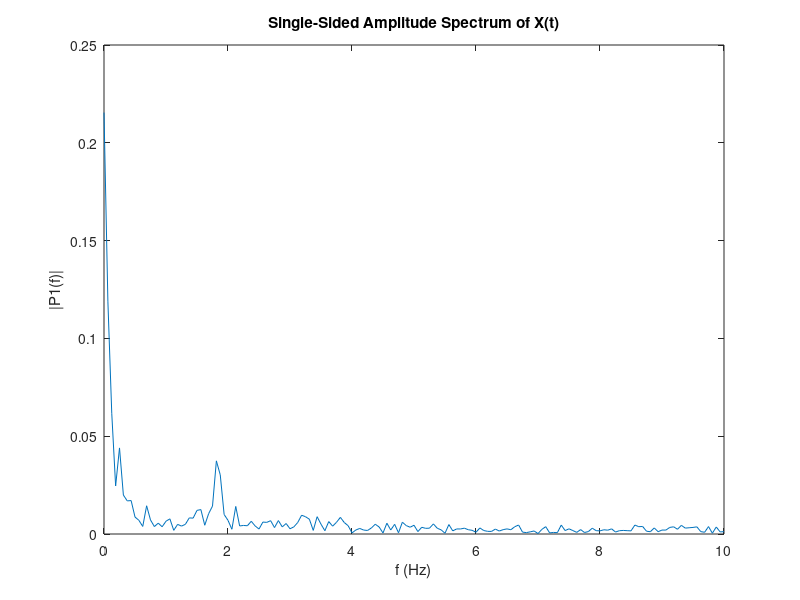

Write the MATLAB code that produced this figure.
spd = [ 0.00498700002208
 
 0.00249350001104
 
 0.00249350001104
 
 0.0
 
 0.0
 
 0.0
 
 0.00249350001104
 
 0.0
 
 0.0
 
 0.00249350001104
 
 0.0
 
 0.0
 
 0.0
 
 0.0
 
 0.0
 
 0.0
 
 0.0
 
 0.0
 
 0.0
 
 0.0
 
 0.0
 
 0.0
 
 0.0
 
 0.0
 
 0.0
 
 0.0
 
 0.0
 
 0.0
 
 0.0
 
 0.0
 
 0.0
 
 -0.00249350001104
 
 0.0
 
 0.00249350001104
 
 0.0
 
 0.0
 
 0.0
 
 0.0
 
 0.0
 
 0.0
 
 0.0
 
 0.0
 
 0.0
 
 0.0
 
 0.0
 
 -0.00249350001104
 
 0.0
 
 0.00498700002208
 
 0.00249350001104
 
 0.00748050026596
 
 0.00748050026596
 
 0.00748050026596
 
 0.00997400004417
 
 0.00498700002208
 
 0.00748050026596
 
 0.00748050026596
 
 0.00748050026596
 
 0.00748050026596
 
 0.00498700002208
 
 0.00498700002208
 
 0.00498700002208
 
 0.00249350001104
 
 0.0
 
 0.0
 
 0.0
 
 0.0
 
 0.0
 
 0.0
 
 0.0
 
 0.0
 
 0.0
 
 0.0
 
 0.0
 
 0.0
 
 0.00249350001104
 
 0.0
 
 0.0
 
 0.00249350001104
 
 0.00249350001104
 
 0.0
 
 0.00249350001104
 
 0.0
 
 0.0
 
 0.0
 
 0.0
 
 0.00249350001104
 
 0.00249350001104
 
 0.00249350001104
 
 0.00249350001104
 
 0.00498700002208
 
 0.00249350001104
 
 0.00498700002208
 
 0.00498700002208
 
 0.00498700002208
 
 0.00249350001104
 
 0.0
 
 0.00249350001104
 
 0.0
 
 0.0
 
 0.0
 
 0.0
 
 0.0
 
 0.00249350001104
 
 0.0
 
 0.0
 
 0.0
 
 0.00249350001104
 
 0.0
 
 0.00498700002208
 
 0.00249350001104
 
 0.00249350001104
 
 0.0
 
 0.00249350001104
 
 0.00249350001104
 
 0.0
 
 0.00249350001104
 
 0.00249350001104
 
 0.00249350001104
 
 0.0
 
 0.0
 
 0.0
 
 0.0
 
 0.0
 
 0.0
 
 0.0
 
 0.00249350001104
 
 0.0
 
 0.00249350001104
 
 0.00249350001104
 
 0.00249350001104
 
 0.00498700002208
 
 0.0174544993788
 
 0.0374024994671
 
 0.052363499999
 
 0.0847790017724
 
 0.102233499289
 
 0.127168506384
 
 0.147116497159
 
 0.177038490772
 
 0.18701249361
 
 0.211947500706
 
 0.221921503544
 
 0.239375993609
 
 0.249349996448
 
 0.269297987223
 
 0.276778489351
 
 0.296726495028
 
 0.306700497866
 
 0.331635504961
 
 0.351583480835
 
 0.339115977287
 
 0.349089980125
 
 0.339115977287
 
 0.33662250638
 
 0.341609477997
 
 0.331635504961
 
 0.299219995737
 
 0.279271990061
 
 0.294232994318
 
 0.271791487932
 
 0.254336982965
 
 0.241869494319
 
 0.201973497868
 
 0.204466998577
 
 0.177038505673
 
 0.169558003545
 
 0.144622996449
 
 0.13963599503
 
 0.122181504965
 
 0.107220500708
 
 0.09475299716
 
 0.0822855010629
 
 0.0748049989343
 
 0.0673245042562
 
 0.0598439984024
 
 0.0498699992895
 
 0.0398960001767
 
 0.0324154980481
 
 0.0224414989352
 
 0.00997400004417
 
 -0.00498700002208
 
 -0.00748049980029
 
 -0.0224414989352
 
 -0.0349089987576
 
 -0.04737649858
 
 -0.052363499999
 
 -0.0648309960961
 
 -0.0723114982247
 
 -0.0847790017724
 
 -0.09475299716
 
 -0.109714001417
 
 -0.117194503546
 
 -0.132155507803
 
 -0.14212949574
 
 -0.154596999288
 
 -0.167064502835
 
 -0.182025492191
 
 -0.18950599432
 
 -0.206960499287
 
 -0.204466998577
 
 -0.224415004253
 
 -0.236882507801
 
 -0.239376008511
 
 -0.244362995028
 
 -0.249350011349
 
 -0.246856495738
 
 -0.19449301064
 
 -0.249349996448
 
 -0.264310985804
 
 -0.269297987223
 
 -0.259323984385
 
 -0.266804486513
 
 -0.249350011349
 
 -0.251843482256
 
 -0.261817485094
 
 -0.251843482256
 
 -0.249349996448
 
 -0.239376008511
 
 -0.219428002834
 
 -0.206960499287
 
 -0.18950599432
 
 -0.172051489353
 
 -0.147116497159
 
 -0.122181504965
 
 -0.09475299716
 
 -0.0847789943218
 
 -0.0598440021276
 
 -0.0423895008862
 
 -0.0249349996448
 
 -0.0124674998224
 
 0.00498700002208
 
 0.0149610005319
 
 0.0224414989352
 
 0.0224414989352
 
 0.0274285003543
 
 0.0299219992012
 
 0.0274285003543
 
 0.0249349996448
 
 0.0249349996448
 
 0.0224414989352
 
 0.0174544993788
 
 0.0174544993788
 
 0.0174544993788
 
 0.0174544993788
 
 0.0174544993788
 
 0.0199480000883
 
 0.0174544993788
 
 0.0199480000883
 
 0.0224414989352
 
 0.0224414989352
 
 0.0249349996448
 
 0.0324155017734
 
 0.0374024994671
 
 0.0448829978704
 
 0.04737649858
 
 0.052363499999
 
 0.0548570007086
 
 0.0573505014181
 
 0.0548570007086
 
 0.0548570007086
 
 0.0598439984024
 
 0.0623375028372
 
 0.0723114982247
 
 0.0822855010629
 
 0.099739998579
 
 0.112207502127
 
 0.124674998224
 
 0.132155507803
 
 0.132155507803
 
 0.13963599503
 
 0.132155507803
 
 0.124675005674
 
 0.107220500708
 
 0.117194503546
 
 0.117194503546
 
 0.112207502127
 
 0.107220500708
 
 0.109714001417
 
 0.102233499289
 
 0.099739998579
 
 0.0872724950314
 
 0.0872724950314
 
 0.107220500708
 
 0.114701002836
 
 0.122181497514
 
 0.114701002836
 
 0.09475299716
 
 0.0972464978695
 
 0.117194503546
 
 0.114701002836
 
 0.107220500708
 
 0.099739998579
 
 0.09475299716
 
 0.0897659957409
 
 0.0772984996438
 
 0.0648310035467
 
 0.052363499999
 
 0.04737649858
 
 0.0349089987576
 
 0.0274285003543
 
 0.0174544993788
 
 0.00748050026596
 
 -0.00249350001104
 
 -0.00249350001104
 
 -0.00498700002208
 
 -0.00498700002208
 
 -0.00498700002208
 
 -0.00748050026596
 
 -0.00498700002208
 
 0.0
 
 0.00498700002208
 
 0.00498700002208
 
 0.00249350001104
 
 0.00498700002208
 
 0.00498700002208
 
 0.00997400004417
 
 0.00498700002208
 
 0.00498700002208
 
 0.00249350001104
 
 0.00249350001104
 
 0.00249350001104
 
 0.00249350001104
 
 0.00249350001104
 
 0.00249350001104
 
 0.00997400004417
 
 0.00997400004417
 
 0.0149609996006
 
 0.0174544993788
 
 0.0199480000883
 
 0.0274285003543
 
 0.0299219992012
 
 0.0324154980481
 
 0.0349089987576
 
 0.0374024994671
 
 0.0398960001767
 
 0.0423895008862
 
 0.0423894971609
 
 0.0423895008862
 
 0.0498699992895
 
 0.0498699992895
 
 0.0498699992895
 
 0.0498699992895
 
 0.0498699992895
 
 0.0448829978704
 
 0.0324154980481
 
 0.0299219992012
 
 0.0249349996448
 
 0.0224414989352
 
 0.0124674998224
 
 0.00997400004417
 
 0.00249350001104
 
 -0.00249350001104
 
 0.0
 
 0.0
 
 0.0
 
 0.00249350001104
 
 0.0
 
 0.00249350001104
 
 0.00249350001104
 
 0.0
 
 0.00249350001104
 
 0.00249350001104
 
 0.00249350001104
 
 0.0
 
 0.00498700002208
 
 0.00498700002208
 
 0.0
 
 0.00249350001104
 
 0.0
 
 0.0
 
 0.00249350001104
 
 0.00498700002208
 
 0.0
 
 0.0
 
 0.0
 
 -0.00249350001104
 
 -0.00249350001104
 
 0.0
 
 0.0
 
 -0.00249350001104
 
 0.0
 
 0.0
 
 0.0
 
 -0.00498700002208
 
 0.00249350001104
 
 0.0199480000883
 
 0.052363499999
 
 0.0847790017724
 
 0.157090499997
 
 0.18950599432
 
 0.246856495738
 
 0.306700497866
 
 0.391479492188
 
 0.438856005669
 
 0.523635029793
 
 0.588465988636
 
 0.680725514889
 
 0.713141024113
 
 0.782958984375
 
 0.832828998566
 
 0.845296502113
 
 0.850283503532
 
 0.892673015594
 
 0.905140519142
 
 0.897660017014
 
 0.897660017014
 
 0.962491035461
 
 0.974958539009
 
 1.02981543541
 
 1.03230893612
 
 1.03230905533
 
 0.992412984371
 
 1.04228293896
 
 1.09714007378
 
 1.10960745811
 
 1.11210095882
 
 1.13703596592
 
 1.19937348366
 
 1.22181499004
 
 1.3140745163
 
 1.27916550636
 
 1.30410051346
 
 1.32155501842
 
 1.32903552055
 
 1.37890553474
 
 1.35646402836
 
 1.37391853333
 
 1.39636003971
 
 1.4188015461
 
 1.41132092476
 
 1.39885354042
 
 1.43376255035
 
 1.48113894463
 
 1.44124293327
 
 1.42378854752
 
 1.43625605106
 
 1.5010869503
 
 1.57589197159
 
 1.5783854723
 
 1.60332047939
 
 1.56591796875
 
 1.62825548649
 
 1.62576198578
 
 1.63822948933
 
 1.66067099571
 
 1.66815161705
 
 1.69059300423
 
 1.66565799713
 
 1.78285253048
 
 1.78285253048
 
 1.77287840843
 
 1.76789152622
 
 1.98233246803
 
 1.922488451
 
 1.98731946945
 
 1.99230647087
 
 1.95989108086
 
 1.94243645668
 
 1.922488451
 
 1.97485208511
 
 1.93994307518
 
 2.00228047371
 
 1.92498207092
 
 1.98233246803
 
 1.92747557163
 
 2.06461787224
 
 2.03469610214
 
 1.99230647087
 
 2.02222847939
 
 1.99230647087
 
 1.9748519659
 
 1.94243645668
 
 1.91750156879
 
 1.92747545242
 
 1.97734546661
 
 1.88259243965
 
 1.96737146378
 
 1.89506006241
 
 2.05963087082
 
 1.98233246803
 
 1.97235846519
 
 1.99729347229
 
 1.99480009079
 
 1.95241045952
 
 1.98981297016
 
 1.98233246803
 
 1.87760543823
 
 2.03718948364
 
 1.89007306099
 
 1.87760555744
 
 1.97235846519
 
 2.02970910072
 
 2.03469610214
 
 1.97734546661
 
 2.00477409363
 
 1.99230647087
 
 1.93246245384
 
 2.06711149216
 
 1.85267043114
 
 1.96487808228
 
 1.90503406525
 
 1.95241057873
 
 1.91750144958
 
 1.98233246803
 
 2.0297088623
 
 2.04217672348
 
 2.02970910072
 
 1.97734546661
 
 2.02970910072
 
 1.9748519659
 
 2.1568775177
 
 1.89506006241
 
 2.01225447655
 
 2.01724147797
 
 1.87261855602
 
 1.89506006241
 
 2.07209873199
 
 2.11199450493
 
 2.06212472916
 
 2.06960511208
 
 2.06960487366
 
 2.03718948364
 
 2.13692951202
 
 1.98482596874
 
 2.05963110924
 
 2.06711149216
 
 1.87261855602
 
 1.92996895313
 
 2.08207273483
 
 2.04467010498
 
 2.17433214188
 
 2.03469610214
 
 2.077085495
 
 2.01474809647
 
 2.06711149216
 
 2.09454011917
 
 2.07459211349
 
 1.96986508369
 
 1.95989096165
 
 1.95989096165
 
 2.0247220993
 
 2.10700750351
 
 2.1568775177
 
 2.23666954041
 
 2.07209873199
 
 2.08705949783
 
 2.13443589211
 
 2.1568775177
 
 2.03718948364
 
 1.96737146378
 
 1.99729347229
 
 2.03718948364
 
 2.01973509789
 
 2.15438389778
 
 2.20674753189
 
 2.22669553757
 
 2.14939689636
 
 2.21672153473
 
 2.14690351486
 
 2.32144832611
 
 2.0795788765
 
 2.17931890488
 
 2.1319425106
 
 2.09952688217
 
 2.1568775177
 
 2.26160430908
 
 2.31895494461
 
 2.2890329361
 
 2.23666954041
 
 2.27905893326
 
 2.37381196022
 
 2.20924091339
 
 2.35635757446
 
 2.33391594887
 
 2.17682552338
 
 2.19926691055
 
 2.19677352905
 
 2.23168230057
 
 2.32892894745
 
 2.16435790062
 
 2.24414992332
 
 2.31646156311
 
 2.26908493042
 
 2.29651355743
 
 2.32643556595
 
 2.25911092758
 
 2.08705949783
 
 2.23417615891
 
 2.25661754608
 
 2.44362998009
 
 2.16435790062
 
 2.30898094177
 
 2.35137033463
 
 2.41620159149
 
 2.264097929
 
 2.25163054466
 
 2.20674753189
 
 2.12695550919
 
 2.24414992332
 
 2.27905893326
 
 2.36383795738
 
 2.29900693893
 
 2.28155231476
 
 2.26659154892
 
 2.57079839706
 
 2.17682552338
 
 2.20425391197
 
 2.25911092758
 
 2.09703350067
 
 2.23168230057
 
 2.25661754608
 
 2.27407193184
 
 2.30648756027
 
 2.25911092758
 
 2.24664354324
 
 2.37381196022
 
 2.14441013336
 
 2.24913692474
 
 2.23666954041
 
 2.08955287933
 
 2.1593708992
 
 2.22918891907
 
 2.24664354324
 
 2.23666954041
 
 2.23168230057
 
 2.2915263176
 
 2.51594161987
 
 2.20924091339
 
 2.22170829773
 
 2.34638357162
 
 2.14939689636
 
 2.16685152054
 
 2.23916292191
 
 2.23168230057
 
 2.26160430908
 
 2.34887695312
 
 2.30399394035
 
 2.2915263176
 
 2.45609760284
 
 2.30898094177
 
 2.19677352905
 
 2.16435790062
 
 2.19178628922
 
 2.21173429489
 
 2.39625358582
 
 2.32892894745
 
 2.35885095596
 
 2.3688249588
 
 2.45609760284
 
 2.41620159149
 
 2.3688249588
 
 2.35635757446
 
 2.31646156311
 
 2.32643556595
 
 2.27905893326
 
 2.37879896164
 
 2.41869497299
 
 2.30150032043
 
 2.45111036301
 
 2.54337000847
 
 2.3663315773
 
 2.42118835449
 
 2.22669553757
 
 2.29401993752
 
 2.32892894745
 
 2.20924091339
 
 2.35386395454
 
 2.31396794319
 
 2.39625358582
 
 2.29651355743
 
 2.44612360001
 
 2.31396794319
 
 2.36383795738
 
 2.2865395546
 
 2.1618642807
 
 2.23417615891
 
 2.20674753189
 
 2.26160430908
 
 2.22918891907
 
 2.33890295029
 
 2.28404593468
 
 2.46108436584
 
 2.31147432327
 
 2.34388995171
 
 2.22170853615
 
 2.24664354324
 
 2.30648756027
 
 2.27157831192
 
 2.2915263176
 
 2.29900693893
 
 2.2915263176
 
 2.33391594887
 
 2.46357798576
 
 2.34638357162
 
 2.40373396873
 
 2.35137033463
 
 2.22420191765
 
 2.26160430908
 
 2.24664354324
 
 2.33391594887
 
 2.35885095596
 
 2.38129234314
 
 2.3713183403
 
 2.53090238571
 
 2.41121435165
 
 2.54087638855
 
 2.27656555176
 
 2.1543841362
 
 2.32643556595
 
 2.31396794319
 
 2.36134433746
 
 2.35635757446
 
 2.44362998009
 
 2.54586362839
 
 2.38129234314
 
 2.41869497299
 
 2.3663315773
 
 2.39625358582
 
 2.34887695312
 
 2.35635757446
 
 2.39625358582
 
 2.40124034882
 
 2.41121435165
 
 2.46108436584
 
 2.54337000847
 
 2.42617559433
 
 2.50846099854
 
 2.34887695312
 
 2.30399394035
 
 2.33142232895
 
 2.31396794319
 
 2.36134433746
 
 2.38627958298
 
 2.46108436584
 
 2.50846099854
 
 2.59822702408
 
 2.48103237152
 
 2.45609760284
 
 2.33142232895
 
 2.32144832611
 
 2.38129234314
 
 2.41869497299
 
 2.40872097015
 
 2.40622758865
 
 2.53090238571
 
 2.65557765961
 
 2.45609760284
 
 2.55334401131
 
 2.3713183403
 
 2.39625358582
 
 2.22918891907
 
 2.37879896164
 
 2.42617559433
 
 2.37381196022
 
 2.44113636017
 
 2.65557765961
 
 2.43864297867
 
 2.46357798576
 
 2.48103237152
 
 2.1618642807
 
 2.37381196022
 
 2.30648756027
 
 2.39126634598
 
 2.33391594887
 
 2.40872097015
 
 2.37630558014
 
 2.60820102692
 
 2.46108436584
 
 2.46856498718
 
 2.40373396873
 
 2.35635757446
 
 2.48352599144
 
 2.3663315773
 
 2.40373396873
 
 2.35885095596
 
 2.38627958298
 
 2.35386395454
 
 2.44861698151
 
 2.44861698151
 
 2.45609760284
 
 2.24913692474
 
 2.40124034882
 
 2.35137033463
 
 2.24414992332
 
 2.23666954041
 
 2.2915263176
 
 2.43864297867
 
 2.52591562271
 
 2.37381196022
 
 2.46357798576
 
 2.33890295029
 
 2.29401993752
 
 2.26160430908
 
 2.30648756027
 
 2.33890295029
 
 2.26908493042
 
 2.28155231476
 
 2.36383795738
 
 2.35635757446
 
 2.3663315773
 
 2.35635757446
 
 2.30648756027
 
 2.29900693893
 
 2.2915263176
 
 2.19677352905
 
 2.21422815323
 
 2.24165630341
 
 2.23666954041
 
 2.48851299286
 
 2.20924091339
 
 2.41370797157
 
 2.31646156311
 
 2.22669553757
 
 2.22170829773
 
 2.1319425106
 
 2.24913692474
 
 2.29900693893
 
 2.1593708992
 
 2.26908493042
 
 2.37630558014
 
 2.26160430908
 
 2.25911092758
 
 2.22918891907
 
 2.22669553757
 
 2.28404593468
 
 2.26908493042
 
 2.21672153473
 
 2.22420191765
 
 2.22669553757
 
 2.15438389778
 
 2.27656555176
 
 2.3937599659
 
 2.23417592049
 
 2.25911092758
 
 2.22669553757
 
 2.1543841362
 
 2.28404593468
 
 2.24414992332
 
 2.08456587791
 
 2.24664354324
 
 2.16934490204
 
 2.19178628922
 
 2.25911092758
 
 2.29651355743
 
 2.28155231476
 
 2.32394194603
 
 2.14939689636
 
 2.21921491623
 
 2.2915263176
 
 2.14191627502
 
 2.23417592049
 
 1.99479997158
 
 2.12446212769
 
 2.1593708992
 
 2.24913692474
 
 2.19178628922
 
 2.17183828354
 
 2.19926691055
 
 2.04716348648
 
 2.14690351486
 
 2.14690351486
 
 2.13692951202
 
 2.06212449074
 
 1.86015105247
 
 2.03968286514
 
 2.0297088623
 
 2.0546438694
 
 1.98482608795
 
 2.15189027786
 
 2.12196850777
 
 1.91750156879
 
 2.01724147797
 
 1.98233246803
 
 2.00228047371
 
 1.79282641411
 
 1.87511205673
 
 1.85267043114
 
 1.81277453899
 
 1.86763143539
 
 1.92248857021
 
 1.82274854183
 
 1.8402030468
 
 1.84519004822
 
 1.6831125021
 
 1.74545001984
 
 1.75293052197
 
 1.7105410099
 
 1.71552801132
 
 1.63822948933
 
 1.64072299004
 
 1.50607395172
 
 1.53848946095
 
 1.57339847088
 
 1.53100895882
 
 1.53599596024
 
 1.40134704113
 
 1.54596996307
 
 1.43376255035
 
 1.393866539
 
 1.34649002552
 
 1.30908751488
 
 1.36893153191
 
 1.23178899288
 
 1.25173699856
 
 1.17443847656
 
 1.16945147514
 
 1.0796854496
 
 1.03480243683
 
 0.952516973019
 
 0.982439041138
 
 0.937556028366
 
 0.935062527657
 
 0.900153517723
 
 0.867738008499
 
 0.942543029785
 
 0.860257506371
 
 0.837815999985
 
 0.775478482246
 
 0.775478482246
 
 0.75802397728
 
 0.765504479408
 
 0.743062973022
 
 0.653297007084
 
 0.648310005665
 
 0.630855500698
 
 0.585972487926
 
 0.571011483669
 
 0.518647968769
 
 0.476258516312
 
 0.421401500702
 
 0.443843007088
 
 0.43137550354
 
 0.418907999992
 
 0.406440496445
 
 0.388985991478
 
 0.371531486511
 
 0.341609507799
 
 0.326648503542
 
 0.289245992899
 
 0.271791517735
 
 0.249350011349
 
 0.231895506382
 
 0.234389007092
 
 0.224415004253
 
 0.219428002834
 
 0.206960499287
 
 0.196986496449
 
 0.18701249361
 
 0.182025492191
 
 0.177038505673
 
 0.162077501416
 
 0.152103498578
 
 0.14212949574
 
 0.124674998224
 
 0.107220500708
 
 0.09475299716
 
 0.0698179975152
 
 0.0498699992895
 
 0.0349089987576
 
 0.0174544993788
 
 -0.00498700002208
 
 -0.00748050026596
 
 -0.0124674998224
 
 -0.0199480000883
 
 -0.0199480000883
 
 -0.0249349996448
 
 -0.0149610005319
 
 -0.00498700002208
 
 0.0
 
 0.00249350001104
 
 0.0124674998224
 
 0.0149609996006
 
 0.0149609996006
 
 0.0174544993788
 
 0.0174544993788
 
 0.0149609996006
 
 0.0124674998224
 
 0.0124674998224
 
 0.00498700002208
 
 0.00997400004417
 
 0.00997400004417
 
 0.00498700002208
 
 0.00498700002208
 
 0.00498700002208
 
 0.0
 
 0.0
 
 -0.00249350001104
 
 0.00249350001104
 
 0.0
 
 0.00249350001104
 
 -0.00249350001104
 
 0.0
 
 -0.00249350001104
 
 0.0
 
 0.00249350001104
 
 0.00249350001104
 
 0.0
 
 0.0
 
 0.0
 
 0.0
 
 0.0
 
 0.0
 
 0.00249350001104
 
 0.0
 
 0.0
 
 0.0
 
 0.0
 
 0.0
 
 0.0
 
 0.0
 
 0.0
 
 0.00249350001104
 
 0.0
 
 0.00249350001104
 
 0.0
 
 0.0
 
 0.0
 
 0.0
 
 0.0
 
 0.0
 
 0.0
 
 0.00249350001104
 
 0.0
 
 0.0
 
 0.0
 
 0.0
 
 0.0
 
 0.0
 
 0.0
 
 0.0
 
 0.0
 
 0.0
 
 0.00249350001104
 
 0.0
 
 0.0
 
 0.0
 
 0.0
 
 0.0
 
 0.0
 
 0.0
 
 0.0
 
 0.0
 
 0.0
 
 0.00249350001104
 
 0.0
 
 0.0
 
 0.0
 
 0.0
 
 0.00249350001104
 
 0.0
 
 0.0
 
 0.0
 
 0.0
 
 0.0
 
 0.0
 
 0.0
 
 0.0
 
 0.0
 
 0.00249350001104
 
 0.0
 
 0.0
 
 0.0
 
 0.0
 
 0.00249350001104
 
 0.00249350001104
 
 0.0
 
 0.00249350001104
 
 0.0
 
 0.00249350001104
 
 0.0
 
 0.0
 
 0.0
 
 0.0
 ];

dac = [
      1000.0
 
  1000.0
 
  1000.0
 
  1000.0
 
  1000.0
 
  1000.0
 
  1000.0
 
  1000.0
 
  1000.0
 
  1000.0
 
  1000.0
 
  1000.0
 
  1000.0
 
  1000.0
 
  1000.0
 
  1000.0
 
  1000.0
 
  1000.0
 
  1000.0
 
  1000.0
 
  1000.0
 
  1000.0
 
  1000.0
 
  1000.0
 
  1000.0
 
  1000.0
 
  1000.0
 
  1000.0
 
  1000.0
 
  1000.0
 
  1000.0
 
  1000.0
 
  1000.0
 
  1000.0
 
  1000.0
 
  1000.0
 
  1000.0
 
  1000.0
 
  1000.0
 
  1000.0
 
  1000.0
 
  1000.0
 
  1000.0
 
  1000.0
 
  1000.0
 
  1000.0
 
  1000.0
 
  1000.0
 
  1000.0
 
  1000.0
 
  1000.0
 
  1000.0
 
  1000.0
 
  1000.0
 
  1000.0
 
  1000.0
 
  1000.0
 
  1000.0
 
  1000.0
 
  1000.0
 
  1000.0
 
  1000.0
 
  1000.0
 
  1000.0
 
  1000.0
 
  1000.0
 
  1000.0
 
  1000.0
 
  1000.0
 
  1000.0
 
  1000.0
 
  1000.0
 
  1000.0
 
  1000.0
 
  1000.0
 
  1000.0
 
  1000.0
 
  1000.0
 
  1000.0
 
  1000.0
 
  1000.0
 
  1000.0
 
  1000.0
 
  1000.0
 
  1000.0
 
  1000.0
 
  1000.0
 
  1000.0
 
  1000.0
 
  1000.0
 
  1000.0
 
  1000.0
 
  1000.0
 
  1000.0
 
  1000.0
 
  1000.0
 
  1000.0
 
  1000.0
 
  1000.0
 
  1000.0
 
  1000.0
 
  1000.0
 
  1000.0
 
  1000.0
 
  1000.0
 
  1000.0
 
  1000.0
 
  1000.0
 
  1000.0
 
  1000.0
 
  1000.0
 
  1000.0
 
  1000.0
 
  1000.0
 
  1000.0
 
  1000.0
 
  1000.0
 
  1000.0
 
  1000.0
 
  1000.0
 
  1000.0
 
  1000.0
 
  1000.0
 
  1000.0
 
  1000.0
 
  1000.0
 
  1000.0
 
  1000.0
 
  1000.0
 
  1000.0
 
  1000.0
 
  1000.0
 
  1000.0
 
  1000.0
 
  1000.0
 
  1000.0
 
  1000.0
 
  1000.0
 
  1000.0
 
  1000.0
 
  1000.0
 
  1000.0
 
  1000.0
 
  1000.0
 
  1000.0
 
  1000.0
 
  1000.0
 
  1000.0
 
  1000.0
 
  1000.0
 
  1000.0
 
  1000.0
 
  1000.0
 
  1000.0
 
  1000.0
 
  1000.0
 
  1000.0
 
  1000.0
 
  1000.0
 
  1000.0
 
  1000.0
 
  1000.0
 
  1000.0
 
  1000.0
 
  1000.0
 
  1000.0
 
  1000.0
 
  1000.0
 
  1000.0
 
  1000.0
 
  1000.0
 
  1000.0
 
  1000.0
 
  1000.0
 
  1000.0
 
  1000.0
 
  1000.0
 
  1000.0
 
  1000.0
 
  1000.0
 
  1000.0
 
  1000.0
 
  1000.0
 
  1000.0
 
  1000.0
 
  1000.0
 
  1000.0
 
  1000.0
 
  1000.0
 
  1000.0
 
  1000.0
 
  1000.0
 
  1000.0
 
  1000.0
 
  1000.0
 
  1000.0
 
  1000.0
 
  1000.0
 
  1000.0
 
  1000.0
 
  1000.0
 
  1000.0
 
  1000.0
 
  1000.0
 
  1000.0
 
  1000.0
 
  1000.0
 
  1000.0
 
  1000.0
 
  1000.0
 
  1000.0
 
  1000.0
 
  1000.0
 
  1000.0
 
  1000.0
 
  1000.0
 
  1000.0
 
  1000.0
 
  1000.0
 
  1000.0
 
  1000.0
 
  1000.0
 
  1000.0
 
  1000.0
 
  1000.0
 
  1000.0
 
  1000.0
 
  1000.0
 
  1000.0
 
  1000.0
 
  1000.0
 
  1000.0
 
  1000.0
 
  1000.0
 
  1000.0
 
  1000.0
 
  1000.0
 
  1000.0
 
  1000.0
 
  1000.0
 
  1000.0
 
  1000.0
 
  1000.0
 
  1000.0
 
  1000.0
 
  1000.0
 
  1000.0
 
  1000.0
 
  1000.0
 
  1000.0
 
  1000.0
 
  1000.0
 
  1000.0
 
  1000.0
 
  1000.0
 
  1000.0
 
  1000.0
 
  1000.0
 
  1000.0
 
  1000.0
 
  1000.0
 
  1000.0
 
  1000.0
 
  1000.0
 
  1000.0
 
  1000.0
 
  1000.0
 
  1000.0
 
  1000.0
 
  1000.0
 
  1000.0
 
  1000.0
 
  1000.0
 
  1000.0
 
  1000.0
 
  1000.0
 
  1000.0
 
  1000.0
 
  1000.0
 
  1000.0
 
  1000.0
 
  1000.0
 
  1000.0
 
  1000.0
 
  1000.0
 
  1000.0
 
  1000.0
 
  1000.0
 
  1000.0
 
  1000.0
 
  1000.0
 
  1000.0
 
  1000.0
 
  1000.0
 
  1000.0
 
  1000.0
 
  1000.0
 
  1000.0
 
  1000.0
 
  1000.0
 
  1000.0
 
  1000.0
 
  1000.0
 
  1000.0
 
  1000.0
 
  1000.0
 
  1000.0
 
  1000.0
 
  1000.0
 
  1000.0
 
  1000.0
 
  1000.0
 
  1000.0
 
  1000.0
 
  1000.0
 
  1000.0
 
  1000.0
 
  1000.0
 
  1000.0
 
  1000.0
 
  1000.0
 
  1000.0
 
  1000.0
 
  1000.0
 
  1000.0
 
  1000.0
 
  1000.0
 
  1000.0
 
  1000.0
 
  1000.0
 
  1000.0
 
  1000.0
 
  1000.0
 
  1000.0
 
  1000.0
 
  1000.0
 
  1000.0
 
  1000.0
 
  1000.0
 
  1000.0
 
  1000.0
 
  1000.0
 
  1000.0
 
  1000.0
 
  1000.0
 
  1000.0
 
  1000.0
 
  1000.0
 
  1000.0
 
  1000.0
 
  1000.0
 
  1000.0
 
  1000.0
 
  1000.0
 
  1000.0
 
  1000.0
 
  1000.0
 
  1000.0
 
  1000.0
 
  1000.0
 
  1000.0
 
  1000.0
 
  1000.0
 
  1000.0
 
  1000.0
 
  1000.0
 
  1000.0
 
  1000.0
 
  1000.0
 
  1000.0
 
  1000.0
 
  1000.0
 
  1000.0
 
  1000.0
 
  1000.0
 
  1750.0
 
  1750.0
 
  1750.0
 
  1750.0
 
  1750.0
 
  1750.0
 
  1750.0
 
  1750.0
 
  1750.0
 
  1750.0
 
  1750.0
 
  1750.0
 
  1750.0
 
  1750.0
 
  1750.0
 
  1750.0
 
  1750.0
 
  1750.0
 
  1750.0
 
  1750.0
 
  1750.0
 
  1750.0
 
  1750.0
 
  1750.0
 
  1750.0
 
  1750.0
 
  1750.0
 
  1750.0
 
  1750.0
 
  1750.0
 
  1750.0
 
  1750.0
 
  1750.0
 
  1750.0
 
  1750.0
 
  1750.0
 
  1750.0
 
  1750.0
 
  1750.0
 
  1750.0
 
  1750.0
 
  1750.0
 
  1750.0
 
  1750.0
 
  1750.0
 
  1750.0
 
  1750.0
 
  1750.0
 
  1750.0
 
  1750.0
 
  1750.0
 
  1750.0
 
  1750.0
 
  1750.0
 
  1750.0
 
  1750.0
 
  1750.0
 
  1750.0
 
  1750.0
 
  1750.0
 
  1750.0
 
  1750.0
 
  1750.0
 
  1750.0
 
  1750.0
 
  1750.0
 
  1750.0
 
  1750.0
 
  1750.0
 
  1750.0
 
  1750.0
 
  1750.0
 
  1750.0
 
  1750.0
 
  1750.0
 
  1750.0
 
  1750.0
 
  1750.0
 
  1750.0
 
  1750.0
 
  1750.0
 
  1750.0
 
  1750.0
 
  1750.0
 
  1750.0
 
  1750.0
 
  1750.0
 
  1750.0
 
  1750.0
 
  1750.0
 
  1750.0
 
  1750.0
 
  1750.0
 
  1750.0
 
  1750.0
 
  1750.0
 
  1750.0
 
  1750.0
 
  1750.0
 
  1750.0
 
  1750.0
 
  1750.0
 
  1750.0
 
  1750.0
 
  1750.0
 
  1750.0
 
  1750.0
 
  1750.0
 
  1750.0
 
  1750.0
 
  1750.0
 
  1750.0
 
  1750.0
 
  1750.0
 
  1750.0
 
  1750.0
 
  1750.0
 
  1750.0
 
  1750.0
 
  1750.0
 
  1750.0
 
  1750.0
 
  1750.0
 
  1750.0
 
  1750.0
 
  1750.0
 
  1750.0
 
  1750.0
 
  1750.0
 
  1750.0
 
  1750.0
 
  1750.0
 
  1750.0
 
  1750.0
 
  1750.0
 
  1750.0
 
  1750.0
 
  1750.0
 
  1750.0
 
  1750.0
 
  1752.0
 
  1757.0
 
  1763.0
 
  1769.0
 
  1775.0
 
  1781.0
 
  1787.0
 
  1792.0
 
  1798.0
 
  1803.0
 
  1809.0
 
  1814.0
 
  1819.0
 
  1825.0
 
  1830.0
 
  1835.0
 
  1839.0
 
  1844.0
 
  1849.0
 
  1853.0
 
  1857.0
 
  1861.0
 
  1865.0
 
  1869.0
 
  1872.0
 
  1875.0
 
  1878.0
 
  1881.0
 
  1884.0
 
  1887.0
 
  1889.0
 
  1891.0
 
  1893.0
 
  1894.0
 
  1896.0
 
  1897.0
 
  1898.0
 
  1899.0
 
  1899.0
 
  1899.0
 
  1899.0
 
  1899.0
 
  1899.0
 
  1898.0
 
  1897.0
 
  1896.0
 
  1895.0
 
  1893.0
 
  1891.0
 
  1889.0
 
  1887.0
 
  1885.0
 
  1882.0
 
  1879.0
 
  1876.0
 
  1873.0
 
  1870.0
 
  1866.0
 
  1862.0
 
  1858.0
 
  1854.0
 
  1850.0
 
  1845.0
 
  1841.0
 
  1836.0
 
  1831.0
 
  1826.0
 
  1821.0
 
  1816.0
 
  1810.0
 
  1805.0
 
  1799.0
 
  1794.0
 
  1788.0
 
  1782.0
 
  1777.0
 
  1771.0
 
  1765.0
 
  1759.0
 
  1753.0
 
  1747.0
 
  1742.0
 
  1736.0
 
  1730.0
 
  1724.0
 
  1718.0
 
  1712.0
 
  1707.0
 
  1701.0
 
  1696.0
 
  1690.0
 
  1685.0
 
  1679.0
 
  1674.0
 
  1669.0
 
  1664.0
 
  1660.0
 
  1655.0
 
  1650.0
 
  1646.0
 
  1642.0
 
  1638.0
 
  1634.0
 
  1630.0
 
  1627.0
 
  1624.0
 
  1621.0
 
  1618.0
 
  1615.0
 
  1612.0
 
  1610.0
 
  1608.0
 
  1606.0
 
  1605.0
 
  1603.0
 
  1602.0
 
  1601.0
 
  1600.0
 
  1600.0
 
  1600.0
 
  1600.0
 
  1600.0
 
  1600.0
 
  1601.0
 
  1602.0
 
  1603.0
 
  1604.0
 
  1606.0
 
  1608.0
 
  1610.0
 
  1612.0
 
  1614.0
 
  1617.0
 
  1620.0
 
  1623.0
 
  1626.0
 
  1629.0
 
  1633.0
 
  1637.0
 
  1641.0
 
  1645.0
 
  1649.0
 
  1654.0
 
  1658.0
 
  1663.0
 
  1668.0
 
  1673.0
 
  1678.0
 
  1683.0
 
  1689.0
 
  1694.0
 
  1700.0
 
  1705.0
 
  1711.0
 
  1717.0
 
  1722.0
 
  1728.0
 
  1734.0
 
  1740.0
 
  1746.0
 
  1752.0
 
  1757.0
 
  1763.0
 
  1769.0
 
  1775.0
 
  1781.0
 
  1787.0
 
  1792.0
 
  1798.0
 
  1803.0
 
  1809.0
 
  1814.0
 
  1819.0
 
  1825.0
 
  1830.0
 
  1835.0
 
  1839.0
 
  1844.0
 
  1849.0
 
  1853.0
 
  1857.0
 
  1861.0
 
  1865.0
 
  1869.0
 
  1872.0
 
  1875.0
 
  1878.0
 
  1881.0
 
  1884.0
 
  1887.0
 
  1889.0
 
  1891.0
 
  1893.0
 
  1894.0
 
  1896.0
 
  1897.0
 
  1898.0
 
  1899.0
 
  1899.0
 
  1899.0
 
  1899.0
 
  1899.0
 
  1899.0
 
  1898.0
 
  1897.0
 
  1896.0
 
  1895.0
 
  1893.0
 
  1891.0
 
  1889.0
 
  1887.0
 
  1885.0
 
  1882.0
 
  1879.0
 
  1876.0
 
  1873.0
 
  1870.0
 
  1866.0
 
  1862.0
 
  1858.0
 
  1854.0
 
  1850.0
 
  1845.0
 
  1841.0
 
  1836.0
 
  1831.0
 
  1826.0
 
  1821.0
 
  1816.0
 
  1810.0
 
  1805.0
 
  1799.0
 
  1794.0
 
  1788.0
 
  1782.0
 
  1777.0
 
  1771.0
 
  1765.0
 
  1759.0
 
  1753.0
 
  1747.0
 
  1742.0
 
  1736.0
 
  1730.0
 
  1724.0
 
  1718.0
 
  1713.0
 
  1707.0
 
  1701.0
 
  1696.0
 
  1690.0
 
  1685.0
 
  1680.0
 
  1674.0
 
  1669.0
 
  1664.0
 
  1660.0
 
  1655.0
 
  1650.0
 
  1646.0
 
  1642.0
 
  1638.0
 
  1634.0
 
  1630.0
 
  1627.0
 
  1624.0
 
  1621.0
 
  1618.0
 
  1615.0
 
  1612.0
 
  1610.0
 
  1608.0
 
  1606.0
 
  1605.0
 
  1603.0
 
  1602.0
 
  1601.0
 
  1600.0
 
  1600.0
 
  1600.0
 
  1600.0
 
  1600.0
 
  1600.0
 
  1601.0
 
  1602.0
 
  1603.0
 
  1604.0
 
  1606.0
 
  1608.0
 
  1610.0
 
  1612.0
 
  1614.0
 
  1617.0
 
  1620.0
 
  1623.0
 
  1626.0
 
  1629.0
 
  1633.0
 
  1637.0
 
  1641.0
 
  1645.0
 
  1649.0
 
  1654.0
 
  1658.0
 
  1663.0
 
  1668.0
 
  1673.0
 
  1678.0
 
  1683.0
 
  1689.0
 
  1694.0
 
  1700.0
 
  1705.0
 
  1711.0
 
  1717.0
 
  1722.0
 
  1728.0
 
  1734.0
 
  1740.0
 
  1746.0
 
  1000.0
 
  1000.0
 
  1000.0
 
  1000.0
 
  1000.0
 
  1000.0
 
  1000.0
 
  1000.0
 
  1000.0
 
  1000.0
 
  1000.0
 
  1000.0
 
  1000.0
 
  1000.0
 
  1000.0
 
  1000.0
 
  1000.0
 
  1000.0
 
  1000.0
 
  1000.0
 
  1000.0
 
  1000.0
 
  1000.0
 
  1000.0
 
  1000.0
 
  1000.0
 
  1000.0
 
  1000.0
 
  1000.0
 
  1000.0
 
  1000.0
 
  1000.0
 
  1000.0
 
  1000.0
 
  1000.0
 
  1000.0
 
  1000.0
 
  1000.0
 
  1000.0
 
  1000.0
 
  1000.0
 
  1000.0
 
  1000.0
 
  1000.0
 
  1000.0
 
  1000.0
 
  1000.0
 
  1000.0
 
  1000.0
 
  1000.0
 
  1000.0
 
  1000.0
 
  1000.0
 
  1000.0
 
  1000.0
 
  1000.0
 
  1000.0
 
  1000.0
 
  1000.0
 
  1000.0
 
  1000.0
 
  1000.0
 
  1000.0
 
  1000.0
 
  1000.0
 
  1000.0
 
  1000.0
 
  1000.0
 
  1000.0
 
  1000.0
 
  1000.0
 
  1000.0
 
  1000.0
 
  1000.0
 
  1000.0
 
  1000.0
 
  1000.0
 
  1000.0
 
  1000.0
 
  1000.0
 
  1000.0
 
  1000.0
 
  1000.0
 
  1000.0
 
  1000.0
 
  1000.0
 
  1000.0
 
  1000.0
 
  1000.0
 
  1000.0
 
  1000.0
 
  1000.0
 
  1000.0
 
  1000.0
 
  1000.0
 
  1000.0
 
  1000.0
 
  1000.0
 
  1000.0
 
  1000.0
 
  1000.0
 
  1000.0
 
  1000.0
 
  1000.0
 
  1000.0
 
  1000.0
 
  1000.0
 
  1000.0
 
  1000.0
 
  1000.0
 
  1000.0
 
  1000.0
 
  1000.0
 
  1000.0
 
  1000.0
 
  1000.0
 
  1000.0
 
  1000.0
 
  1000.0
 
  1000.0
 
  1000.0
 
  1000.0
 
  1000.0
 
  1000.0
 
  1000.0
 
  1000.0
 
  1000.0
 
  1000.0
 
  1000.0
 
  1000.0
 
  1000.0
 
  1000.0
 
  1000.0
 
  1000.0
 
  1000.0
 
  1000.0
 
  1000.0
 
  1000.0
 
  1000.0
 
  1000.0
 
  1000.0
 
  1000.0
 
  1000.0
 
  1000.0
 
  1000.0
 
  1000.0
 
  1000.0
 
  1000.0
 
  1000.0
 
  1000.0
 
  1000.0
 
  1000.0
 
  1000.0
 
  1000.0
 
  1000.0
 
  1000.0
 
  1000.0
 
  1000.0
 
  1000.0
 
  1000.0
 
  1000.0
 
  1000.0
 
  1000.0
 
  1000.0
 
  1000.0
 
  1000.0
 
  1000.0
 
  1000.0
 
  1000.0
 
  1000.0
 
  1000.0
 
  1000.0
 
  1000.0
 
  1000.0
 
  1000.0
 
  1000.0
 
  1000.0
 
  1000.0
 
  1000.0
 
  1000.0
 
  1000.0
 
  1000.0
 
  1000.0
 
  1000.0
 
  1000.0
 
  1000.0
 
  1000.0
 
  1000.0
 
  1000.0
 
  1000.0
 
  1000.0
 
  1000.0
 
  1000.0
 
  1000.0
 
  1000.0
 
  1000.0
 
  1000.0
 
  1000.0
 
  1000.0
 
  1000.0
 
  1000.0
 
  1000.0
 
  1000.0
 
  1000.0
 
  1000.0
 
  1000.0
 
  1000.0
 
  1000.0
 
  1000.0
 
  1000.0
 
  1000.0
 
  1000.0
 
  1000.0
 
  1000.0
 
  1000.0
 
  1000.0
 
  1000.0
 
  1000.0
 
  1000.0
 
  1000.0
 
  1000.0
 
  1000.0
 
  1000.0
 
  1000.0
 
  1000.0
 
  1000.0
 
  1000.0
 
  1000.0
 
  1000.0
 
  1000.0
 
  1000.0
 
  1000.0
 
  1000.0
 
  1000.0
 
  1000.0
 
  1000.0
 
  1000.0
 
  1000.0
 
  1000.0
 ];

volt = 3.3 * dac / 4096;
volt2 = volt(520:839);
volt2inc = volt2 - volt2(1);
spd2 = spd(520:839);
spd2inc = spd2 - spd2(1);
spd2incM = medfilt1(spd2inc,3);
%plot(spd2incM);
Fs = 20;
T = 1/Fs;
L = length(spd2incM);
t = (0:L-1)*T;
Y = fft(spd2incM);
P2 = abs(Y/L);
P1 = P2(1:L/2+1);
P1(2:end-1) = 2*P1(2:end-1);
f = Fs*(0:(L/2))/L;
plot(f,P1)
title('Single-Sided Amplitude Spectrum of X(t)')
xlabel('f (Hz)')
ylabel('|P1(f)|')

